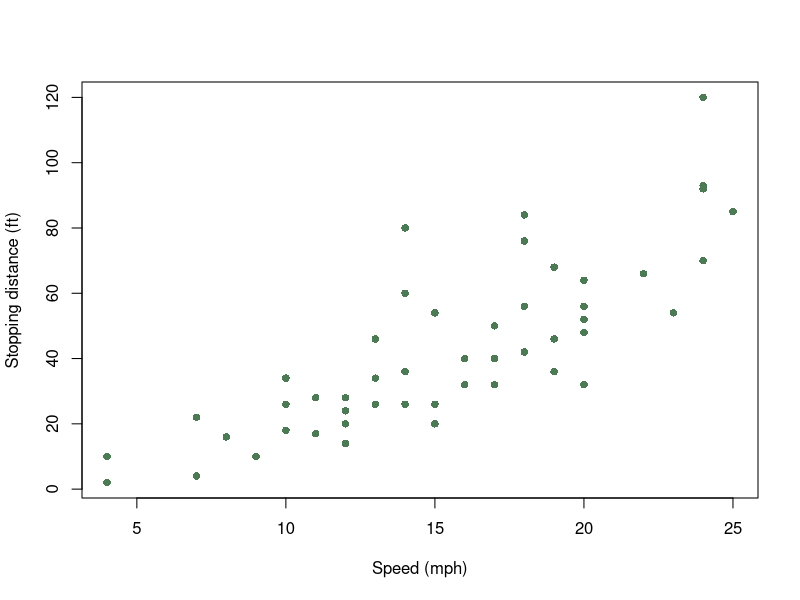

The R script that drew this image:
## ---- chunk 1
#| label: demo-summary
#| echo: true

# Any R works here. Keep chunks short enough to read on screen.
summary(cars$speed)
## ---- chunk 2
#| label: fig-demo
#| fig-cap: "Figure 1. Stopping distance against speed, from the built-in `cars` data."
#| fig-alt: "Scatterplot showing stopping distance increasing with speed."
#| echo: true
#| fig-width: 7
#| fig-height: 4

plot(cars$speed, cars$dist,
     pch = 16, col = "#4b7a55",
     xlab = "Speed (mph)", ylab = "Stopping distance (ft)")
